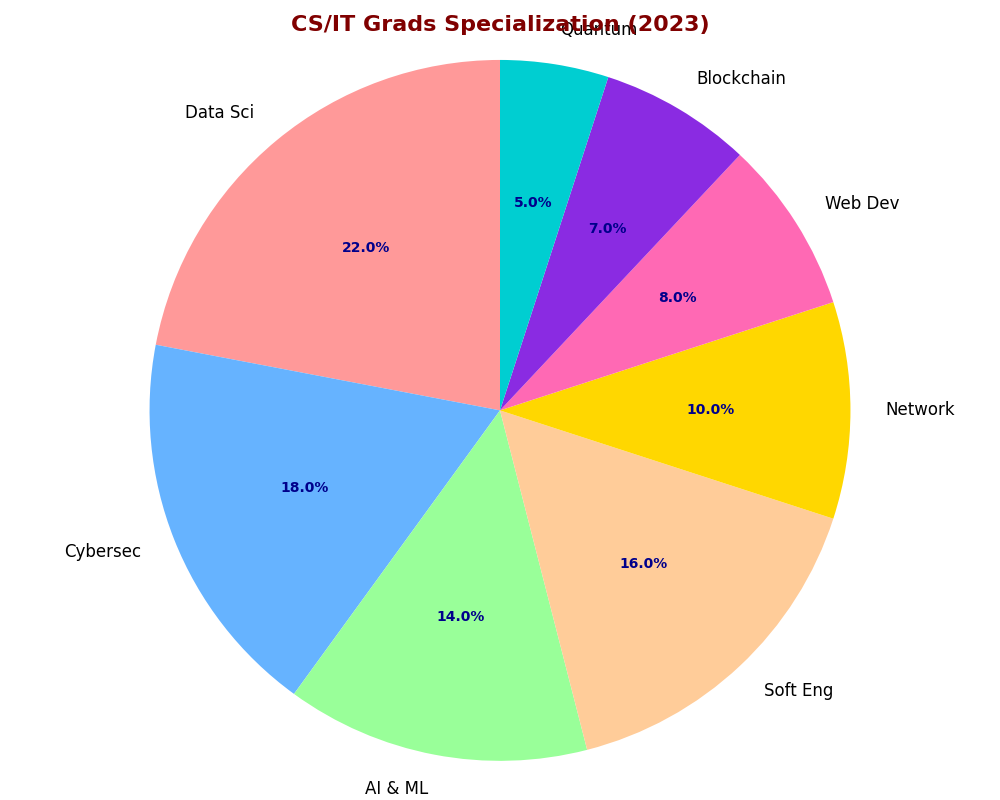

Recreate this plot in Python.
import matplotlib.pyplot as plt
import numpy as np

specializations = [
    'Data Sci', 
    'Cybersec', 
    'AI & ML', 
    'Soft Eng', 
    'Network', 
    'Web Dev',
    'Blockchain',
    'Quantum'
]
percentages = [22, 18, 14, 16, 10, 8, 7, 5]

# New set of colors for the pie chart
colors = ['#FF9999', '#66B3FF', '#99FF99', '#FFCC99', '#FFD700', '#FF69B4', '#8A2BE2', '#00CED1']

line_styles = ['-', '--', '-.', ':']
marker_styles = ['o', 's', 'D', '*', 'p', 'X', '^', 'v']

fig, ax = plt.subplots(figsize=(10, 8))
wedges, texts, autotexts = ax.pie(
    percentages, 
    labels=specializations, 
    autopct='%1.1f%%', 
    startangle=90, 
    colors=colors,
    wedgeprops=dict(linestyle=line_styles[1])
)

plt.setp(autotexts, size=10, weight="bold", color="darkblue")
plt.setp(texts, size=12)

plt.title(
    'CS/IT Grads Specialization (2023)',
    fontsize=16, fontweight='bold', color="maroon"
)

ax.axis('equal')
ax.grid(axis='y', linestyle=line_styles[2], linewidth=0.5)  

plt.tight_layout()

plt.show()
